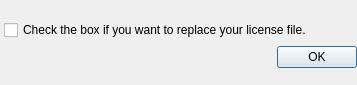
<?xml version="1.0" encoding="UTF-8"?>
<ui version="4.0">
 <class>license_replace_dialog</class>
 <widget class="QDialog" name="license_replace_dialog">
  <property name="geometry">
   <rect>
    <x>0</x>
    <y>0</y>
    <width>357</width>
    <height>85</height>
   </rect>
  </property>
  <property name="minimumSize">
   <size>
    <width>0</width>
    <height>85</height>
   </size>
  </property>
  <property name="maximumSize">
   <size>
    <width>16777215</width>
    <height>85</height>
   </size>
  </property>
  <property name="windowTitle">
   <string>Dialog</string>
  </property>
  <layout class="QVBoxLayout" name="verticalLayout_2">
   <property name="leftMargin">
    <number>4</number>
   </property>
   <property name="topMargin">
    <number>4</number>
   </property>
   <property name="rightMargin">
    <number>0</number>
   </property>
   <property name="bottomMargin">
    <number>0</number>
   </property>
   <item>
    <layout class="QVBoxLayout" name="verticalLayout" stretch="0,0">
     <item>
      <widget class="QCheckBox" name="checkBox_replace_license">
       <property name="text">
        <string>Check the box if you want to replace your license file.</string>
       </property>
      </widget>
     </item>
     <item>
      <layout class="QHBoxLayout" name="horizontalLayout">
       <property name="bottomMargin">
        <number>0</number>
       </property>
       <item>
        <spacer name="horizontalSpacer">
         <property name="orientation">
          <enum>Qt::Horizontal</enum>
         </property>
         <property name="sizeHint" stdset="0">
          <size>
           <width>40</width>
           <height>20</height>
          </size>
         </property>
        </spacer>
       </item>
       <item>
        <widget class="QPushButton" name="pushButton_ok">
         <property name="text">
          <string>OK</string>
         </property>
        </widget>
       </item>
      </layout>
     </item>
    </layout>
   </item>
  </layout>
 </widget>
 <resources/>
 <connections/>
</ui>
